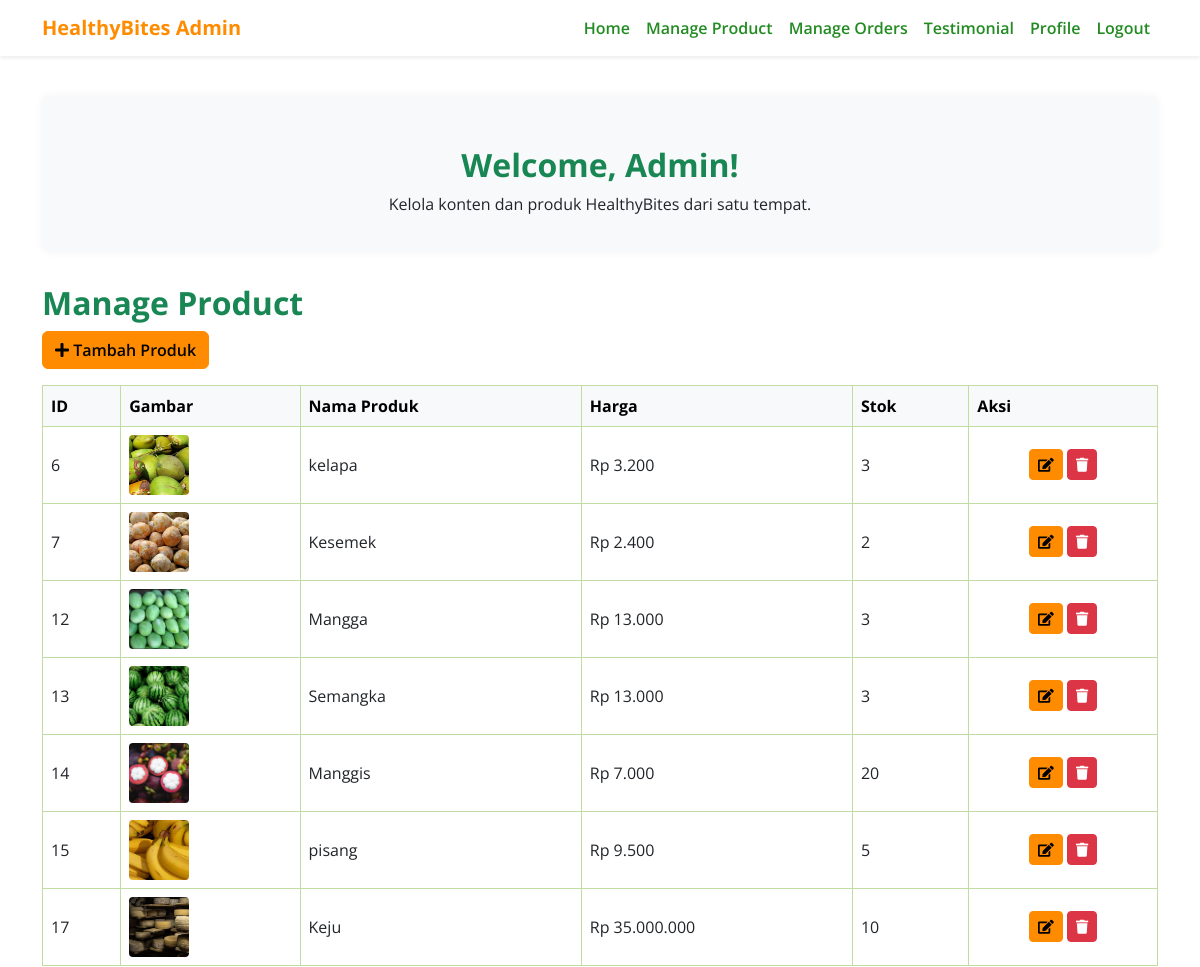
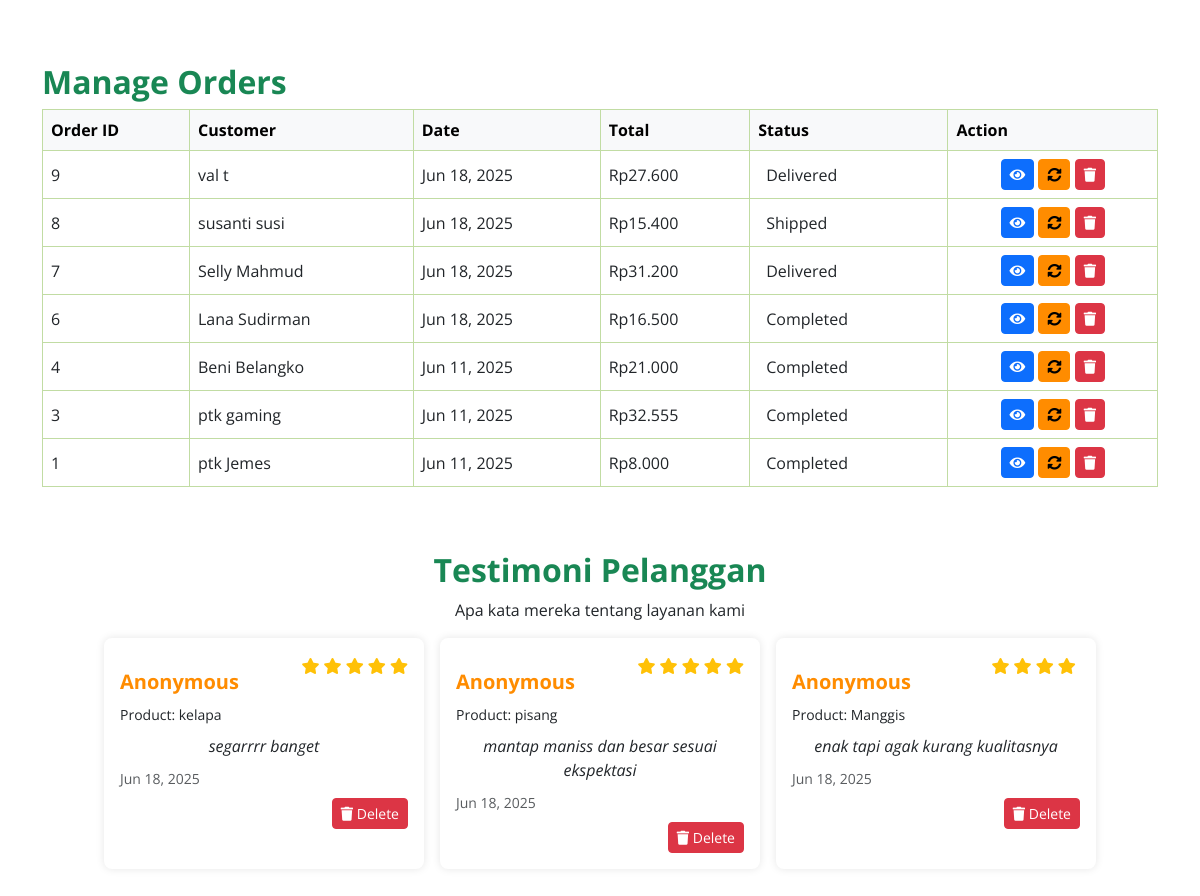
The page /admin/home_admin.php on the database its author committed (2 pictures, top to bottom).
### tables this page shows
CREATE TABLE `product` (
  `id` int(11) NOT NULL,
  `namaProduct` varchar(50) NOT NULL,
  `Product` varchar(100) NOT NULL,
  `harga` decimal(15,2) NOT NULL,
  `jumlah` int(11) NOT NULL,
  `deskripsi` text NOT NULL,
  `image` varchar(255) NOT NULL
);

CREATE TABLE `orders` (
  `id` int(11) NOT NULL,
  `user_id` int(11) NOT NULL,
  `first_name` varchar(50) NOT NULL,
  `last_name` varchar(50) NOT NULL,
  `address` text NOT NULL,
  `city` varchar(50) NOT NULL,
  `postcode` varchar(20) NOT NULL,
  `phone` varchar(20) NOT NULL,
  `email` varchar(100) NOT NULL,
  `notes` text DEFAULT NULL,
  `payment_method` varchar(20) NOT NULL,
  `shipping_method` varchar(20) NOT NULL,
  `total_amount` decimal(10,2) NOT NULL,
  `created_at` timestamp NOT NULL DEFAULT current_timestamp()
);

CREATE TABLE `testimonials` (
  `id` int(11) NOT NULL,
  `user_id` int(11) NOT NULL,
  `product_id` int(11) NOT NULL,
  `order_id` int(11) NOT NULL,
  `rating` int(11) NOT NULL,
  `comment` text NOT NULL,
  `created_at` timestamp NOT NULL DEFAULT current_timestamp()
);

### admin/home_admin.php (the view, shortened to what this page needs)
<?php
include '../config.php';
$sql = "SELECT * FROM product";
$result = $conn->query($sql);
?>
<!DOCTYPE html>
<html lang="en">
<head>
    <link rel="stylesheet" href="https://use.fontawesome.com/releases/v5.15.4/css/all.css" />
    <link href="https://cdn.jsdelivr.net/npm/bootstrap@5.3.0/dist/css/bootstrap.min.css" rel="stylesheet" />
    <link href="https://cdn.jsdelivr.net/npm/bootstrap-icons@1.4.1/font/bootstrap-icons.css" rel="stylesheet">
</head>
<body>
    <nav class="navbar navbar-expand-lg navbar-light bg-white shadow-sm fixed-top">
        <div class="container">
            <a class="navbar-brand fw-bold" href="#">HealthyBites Admin</a>
            <div class="collapse navbar-collapse" id="navMenu">
                <ul class="navbar-nav ms-auto">
                    <li class="nav-item"><a class="nav-link" href="#home">Home</a></li>
                    <li class="nav-item"><a class="nav-link" href="#manage">Manage Product</a></li>
                    <li class="nav-item"><a class="nav-link" href="#orders">Manage Orders</a></li>
                    <li class="nav-item"><a class="nav-link" href="#testimonial">Testimonial</a></li>
                    <li class="nav-item"><a class="nav-link" href="profil_admin.php">Profile</a></li>
                    <li class="nav-item"><a class="nav-link" href="login_admin.php">Logout</a></li>
                </ul>
            </div>
        </div>
    </nav>
    <div id="home" class="container mt-5 pt-5">
        <div class="welcome-sidebar">
            <h2 class="text-success">Welcome, Admin!</h2>
            <p>Kelola konten dan produk HealthyBites dari satu tempat.</p>
        </div>
        <div id="manage" class="mb-5">
            <h2 class="text-success">Manage Product</h2>
            <a href="managementProduct.php" class="btn btn-warning mb-3"><i class="fas fa-plus"></i> Tambah Produk</a>
            <div class="table-responsive">
                <table class="table table-bordered align-middle">
                    <thead class="table-light">
                        <tr>
                            <th>ID</th>
                            <th>Gambar</th>
                            <th>Nama Produk</th>
                            <th>Harga</th>
                            <th>Stok</th>
                            <th>Aksi</th>
                        </tr>
                    </thead>
                    <tbody>
                        <?php
                        if ($result && $result->num_rows > 0) {
                            while ($row = $result->fetch_assoc()) {
                                $id = $row['id'];
                                $nama = htmlspecialchars($row['namaProduct']);
                                $harga = number_format($row['harga'], 0, ',', '.');
                                $stok = htmlspecialchars($row['jumlah']);
                                $image = htmlspecialchars($row['image']);
                                echo "<tr>";
                                echo "<td>{$id}</td>";
                                echo "<td>";
                                if (!empty($image)) {
                                    echo "<img src='../img/products/{$image}' class='product-img' alt='{$nama}'>";
                                } else {
                                    echo "<span class='text-muted'>No Image</span>";
                                }
                                echo "</td>";
                                echo "<td>{$nama}</td>";
                                echo "<td>Rp {$harga}</td>";
                                echo "<td>{$stok}</td>";
                                echo "<td class='text-center'>
                                    <a href='managementProduct.php?action=edit&id={$id}' class='btn btn-sm btn-warning' title='Edit'><i class='fas fa-edit'></i></a>
                                    <a href='delete_product.php?action=delete&id={$id}' onclick=\"return confirm('Yakin ingin menghapus produk ini?');\" class='btn btn-sm btn-danger' title='Hapus'><i class='fas fa-trash'></i></a>
                                </td>";
                                echo "</tr>";
                            }
                        } else {
                            echo '<tr><td colspan="6" class="text-center text-muted">Tidak ada produk ditemukan.</td></tr>';
                        }
                        ?>
                    </tbody>
                </table>
            </div>
        </div>
        <div id="orders" class="mb-5">
            <h2 class="text-success">Manage Orders</h2>
            <div class="table-responsive">
                <table class="table table-bordered align-middle">
                    <thead class="table-light">
                        <tr>
                            <th>Order ID</th>
                            <th>Customer</th>
                            <th>Date</th>
                            <th>Total</th>
                            <th>Status</th>
                            <th>Action</th>
                        </tr>
                    </thead>
                    <tbody>
                        <?php
                        $orders_sql = "SELECT o.id, o.first_name, o.last_name, o.created_at, o.total_amount, os.status
                                      FROM orders o
                                      LEFT JOIN (
                                          SELECT order_id, status
                                          FROM order_status
                                          WHERE (order_id, created_at) IN (
                                              SELECT order_id, MAX(created_at)
                                              FROM order_status
                                              GROUP BY order_id
                                          )
                                      ) os ON o.id = os.order_id
                                      ORDER BY o.created_at DESC";
                        $orders_result = $conn->query($orders_sql);
                        if ($orders_result && $orders_result->num_rows > 0) {
                            while ($order = $orders_result->fetch_assoc()) {
                                echo "<tr>";
                                echo "<td>{$order['id']}</td>";
                                echo "<td>{$order['first_name']} {$order['last_name']}</td>";
                                echo "<td>" . date('M j, Y', strtotime($order['created_at'])) . "</td>";
                                echo "<td>Rp" . number_format($order['total_amount'], 0, ',', '.') . "</td>";
                                echo "<td>";
                                echo "<span class='px-2 py-1 rounded-full text-xs ";
                                echo $order['status'] == 'completed' ? 'bg-green-100 text-green-800' :
                                     ($order['status'] == 'delivered' ? 'bg-blue-100 text-blue-800' :
                                     ($order['status'] == 'shipped' ? 'bg-purple-100 text-purple-800' :
                                     ($order['status'] == 'processing' ? 'bg-yellow-100 text-yellow-800' : 'bg-gray-100 text-gray-800')));
                                echo "'>";
                                echo ucfirst($order['status']);
                                echo "</span>";
                                echo "</td>";
                                echo "<td class='text-center'>";
                                echo "<a href='order_details_admin.php?id={$order['id']}' class='btn btn-sm btn-primary' title='View'><i class='fas fa-eye'></i></a> ";
                                echo "<a href='update_order_status.php?id={$order['id']}' class='btn btn-sm btn-warning' title='Update Status'><i class='fas fa-sync-alt'></i></a> ";
                                echo "<a href='delete_order.php?id={$order['id']}'
                                       onclick='return confirm(\"Are you sure you want to delete this order? This cannot be undone.\");'
                                       class='btn btn-sm btn-danger' title='Delete'>
                                       <i class='fas fa-trash'></i>
                                     </a>";
                                echo "</td>";
                                echo "</tr>";
                            }
                        } else {
                            echo '<tr><td colspan="6" class="text-center text-muted">No orders found.</td></tr>';
                        }
                        ?>
                    </tbody>
                </table>
            </div>
        </div>
        <div id="testimonial" class="mb-5">
            <h2 class="text-success fw-bold">Testimoni Pelanggan</h2>
            <p>Apa kata mereka tentang layanan kami</p>
            <?php
            $testimonial_query = "SELECT t.*, p.namaProduct as product_name
                                FROM testimonials t
                                JOIN product p ON t.product_id = p.id
                                ORDER BY t.created_at DESC";
            $testimonial_result = $conn->query($testimonial_query);
            ?>
            <div class="testimonial-container">
                <?php if ($testimonial_result && $testimonial_result->num_rows > 0): ?>
                    <?php while ($testimonial = $testimonial_result->fetch_assoc()): ?>
                        <div class="testimonial-card">
                            <div class="d-flex justify-content-between align-items-start mb-2">
                                <div>
                                    <h5><?= htmlspecialchars($testimonial['name'] ?? 'Anonymous') ?></h5>
                                    <small>Product: <?= htmlspecialchars($testimonial['product_name']) ?></small>
                                </div>
                                <div class="rating">
                                    <?php for ($i = 1; $i <= 5; $i++): ?>
                                        <i class="fas fa-star<?= $i > $testimonial['rating'] ? '-empty' : '' ?> text-warning"></i>
                                    <?php endfor; ?>
                                </div>
                            </div>
                            <p class="mb-2"><?= htmlspecialchars($testimonial['comment']) ?></p>
                            <small class="text-muted"><?= date('M j, Y', strtotime($testimonial['created_at'])) ?></small>
                            <div class="mt-2 text-end">
                                <a href="delete_testimonial.php?id=<?= $testimonial['id'] ?>"
                                   onclick="return confirm('Are you sure you want to delete this testimonial?');"
                                   class="btn btn-sm btn-danger">
                                    <i class="fas fa-trash"></i> Delete
                                </a>
                            </div>
                        </div>
                    <?php endwhile; ?>
                <?php else: ?>
                    <div class="alert alert-info">No testimonials found.</div>
                <?php endif; ?>
            </div>
        </div>
    </div>
</body>
</html>

### admin/home_admin.php (style rules this page uses)
body { font-family: 'Open Sans', sans-serif; }
.navbar-brand { color: #FF8C00 !important; font-weight: 700; }
.nav-link { color: #228B22 !important; font-weight: 600; }
.section-title, h2.text-success { color: #228B22; margin-top: 30px; font-weight: 700; }
.btn-warning { background-color: #FF8C00; border-color: #FF8C00; font-weight: 600; transition: background-color 0.3s ease; }
.welcome-sidebar { text-align: center; background-color: #f8f9fa; border-radius: 8px; padding: 20px; box-shadow: 0 0 10px rgb(0 0 0 / 0.05); margin-bottom: 2rem; }
.testimonial-container { display: flex; gap: 1rem; flex-wrap: wrap; justify-content: center; padding-bottom: 10px; }
.testimonial-card { flex: 1 1 300px; max-width: 320px; background: white; border-radius: 8px; box-shadow: 0 0 8px rgb(0 0 0 / 0.1); padding: 1rem; }
.testimonial-card p { font-style: italic; }
.testimonial-card h5 { color: #FF8C00; font-weight: 700; margin-top: 1rem; }
#testimonial h2, p { text-align: center; }
.table thead { background-color: #e6f2d9; }
.table-bordered th, .table-bordered td { border: 1px solid #c1dca3; vertical-align: middle; }
.product-img { width: 60px; height: 60px; object-fit: cover; border-radius: 4px; }

### rows shown on the page
product: id "6", image (picture), namaProduct "kelapa", harga "3.200", jumlah "3"
product: id "7", image (picture), namaProduct "Kesemek", harga "2.400", jumlah "2"
product: id "12", image (picture), namaProduct "Mangga", harga "13.000", jumlah "3"
product: id "13", image (picture), namaProduct "Semangka", harga "13.000", jumlah "3"
product: id "14", image (picture), namaProduct "Manggis", harga "7.000", jumlah "20"
product: id "15", image (picture), namaProduct "pisang", harga "9.500", jumlah "5"
product: id "17", image (picture), namaProduct "Keju", harga "35.000.000", jumlah "10"
orders: id "9", first_name "val", last_name "t", created_at "Jun 18, 2025", total_amount "27.600", status "Delivered"
orders: id "8", first_name "susanti", last_name "susi", created_at "Jun 18, 2025", total_amount "15.400", status "Shipped"
orders: id "7", first_name "Selly", last_name "Mahmud", created_at "Jun 18, 2025", total_amount "31.200", status "Delivered"
orders: id "6", first_name "Lana", last_name "Sudirman", created_at "Jun 18, 2025", total_amount "16.500", status "Completed"
orders: id "4", first_name "Beni", last_name "Belangko", created_at "Jun 11, 2025", total_amount "21.000", status "Completed"
orders: id "3", first_name "ptk", last_name "gaming", created_at "Jun 11, 2025", total_amount "32.555", status "Completed"
orders: id "1", first_name "ptk", last_name "Jemes", created_at "Jun 11, 2025", total_amount "8.000", status "Completed"
testimonials: name "Anonymous", product.namaProduct "kelapa", rating 5 (drawn), comment "segarrrr banget", created_at "Jun 18, 2025"
testimonials: name "Anonymous", product.namaProduct "pisang", rating 5 (drawn), comment "mantap maniss dan besar sesuai ekspektasi", created_at "Jun 18, 2025"
testimonials: name "Anonymous", product.namaProduct "Manggis", rating 4 (drawn), comment "enak tapi agak kurang kualitasnya", created_at "Jun 18, 2025"
